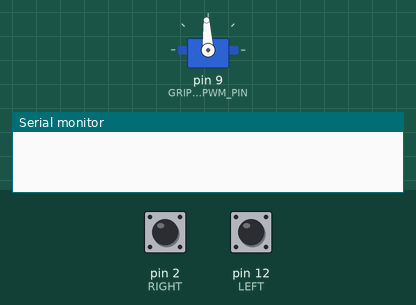
The sketch below on a simulated Arduino Uno, built with avr-gcc and run on an emulated ATmega328P. Shown: servo, the last lines printed to the serial monitor. The test bench sets the inputs (shaded band); at power-on: pin 2 (RIGHT) HIGH, pin 12 (LEFT) HIGH.

Above: at 1.2 s.
1.3 s: pin 2 (RIGHT) pulled LOW for 0.15 s
At 1.38 s:
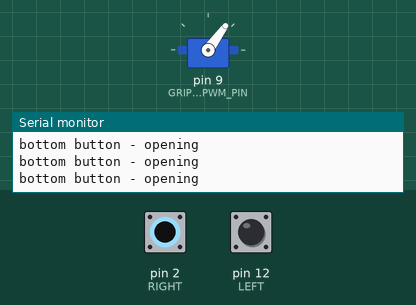
2.9 s: pin 12 (LEFT) pulled LOW for 0.15 s
At 2.98 s:
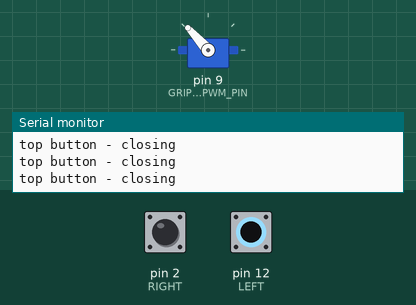
4.5 s: pin 12 (LEFT) pulled LOW for 3.2 s
At 8.7 s:
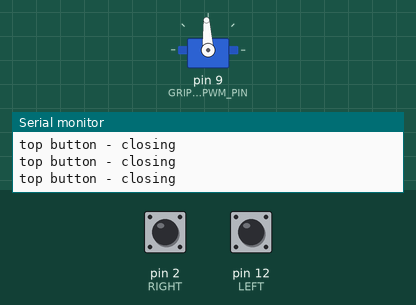
9.2 s: pin 2 (RIGHT) pulled LOW for 3.2 s
At 9.7 s:
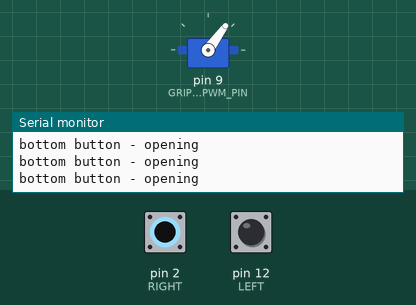
13.9 s: pin 2 (RIGHT) driven LOW and pin 12 (LEFT) driven LOW
At 14.5 s:
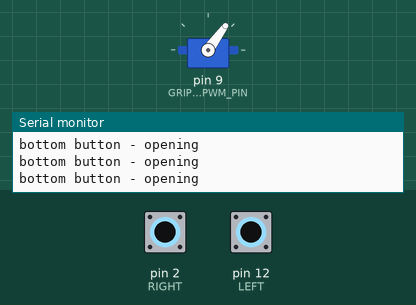
16.9 s: pin 2 (RIGHT) driven HIGH
At 17.6 s:
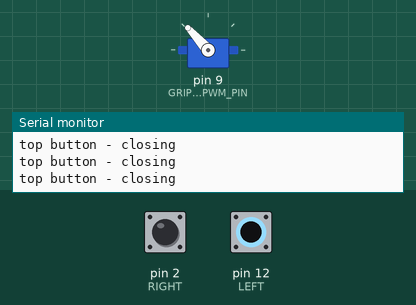
Timing chart, 0 to 19.9 s (numbered marks = the images above; inputs shaded):
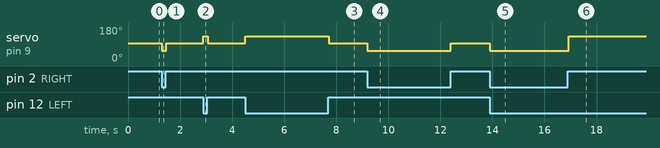

Measured:
- after the input at 1.3 s, servo on pin 9 (GRIPPER_PWM_PIN): 93° → 54° at once, → 93° 0.17 s later
- after the input at 2.9 s, servo on pin 9 (GRIPPER_PWM_PIN): 93° → 132° at once, → 93° 0.16 s later
- after the input at 4.5 s, servo on pin 9 (GRIPPER_PWM_PIN): 93° → 132° at once, → 93° 3.2 s later
- after the input at 9.2 s, servo on pin 9 (GRIPPER_PWM_PIN): 93° → 54° at once, → 93° 3.2 s later
- after the input at 13.9 s, servo on pin 9 (GRIPPER_PWM_PIN): 93° → 54° at once
- after the input at 16.9 s, servo on pin 9 (GRIPPER_PWM_PIN): 54° → 132° at once

The sketch:

gripper.ino
```cpp
#include <Servo.h>

#define GRIPPER_PWM_PIN 9
#define LEFT 12 // PIN 2 IS CONNECTED TO LEFT BUTTON
#define RIGHT 2 // PIN 2 IS CONNECTED TO RIGHT BUTTON

#define OPEN_PWM_US       1100  // Gripper open PWM output (us)
#define CLOSE_PWM_US      1900  // Gripper close PWM output (us)
#define STOP_PWM_US       1500 // Gripper stop PWM output (us)

int buttonState1 = 0;
int buttonState2 = 0;

Servo gripper;

void setup()
{
  Serial.begin(9600);
  gripper.attach(GRIPPER_PWM_PIN);
  pinMode(LEFT, INPUT_PULLUP); // assign pin 12 ass input for Left button
  pinMode(RIGHT, INPUT_PULLUP); // assing pin 2 as input for right button
}


void loop()
{
  buttonState1 = digitalRead(RIGHT);
  buttonState2 = digitalRead(LEFT);

  if (buttonState1 == LOW)
  {
    Serial.println("bottom button - opening");
    gripper.writeMicroseconds(OPEN_PWM_US);
  }
  else if (buttonState2 == LOW)
  {
    Serial.println("top button - closing");
    gripper.writeMicroseconds(CLOSE_PWM_US);
  }
  else
  {
    gripper.writeMicroseconds(STOP_PWM_US);
  }
}
```
